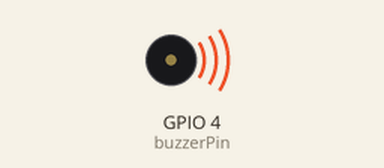
This program was run on a simulated Raspberry Pi (BCM pin numbers). On the bench: buzzer (waves = sounding). At 16.0 s the program stops and its outputs stay as they are.

Above: at 0.1 s.
At 16.1 s:
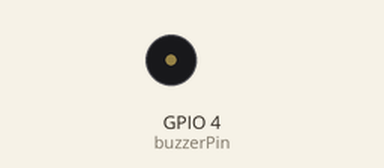
Timing chart, 0 to 17.5 s (numbered marks = the images above):
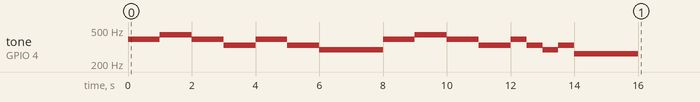

The program:

piezo_buzzer_task.py
```python
import RPi.GPIO as gpio
import time

buzzerPin = 4
gpio.setmode(gpio.BCM)
gpio.setup(buzzerPin, gpio.OUT)

pwm = gpio.PWM(buzzerPin,262)
pwm.start(10)

melody = {"도":262,"레":294,"미":330,"파":349,"솔":392,"라":440,"시":494,"높도":523}
sheet = "솔솔라라솔솔미"
sheet2 = "솔솔미미레"
sheet3 = "솔미레미도"


try:
    # 솔솔라라솔솔미
    for s in sheet:
        pwm.ChangeFrequency(melody[s])
        time.sleep(0.5)
    time.sleep(0.5)

    # 솔솔미미레
    for s1 in sheet2:
        pwm.ChangeFrequency(melody[s1])
        time.sleep(0.5)
    time.sleep(1.5)

    # 솔솔라라솔솔미
    for s2 in sheet:
        pwm.ChangeFrequency(melody[s2])
        time.sleep(0.5)
    time.sleep(0.5)

    # 솔미레미도
    for s3 in sheet3:
        pwm.ChangeFrequency(melody[s3])
        time.sleep(0.5)
    time.sleep(1.5)


finally:
    pwm.stop()
    gpio.cleanup()
```

Measured:
- by itself, tone on GPIO 4 (buzzerPin): plays 392 Hz for 1.0 s, 440 Hz for 1.0 s, 392 Hz for 1.0 s, 330 Hz for 1.0 s, 392 Hz for 1.0 s, 330 Hz for 1.0 s … (16 notes in this stretch)
